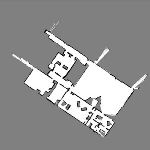
#> input picture Data/carpin_150.png, 150 x 150 px
$ python mapmerge.py
#> lines starting #> are read from the running program, lines starting #| are printed output that depends on the picture; after the words box and inside, x2 and y2 are one past the last pixel; in counts of white or black regions, pixels touching at a corner belong together
import cv2
import matplotlib.pyplot as plt
import numpy as np
import seaborn as sns

np.random.seed(42)

OUTSIDE = 3
UNKNOWN = 2
OCCUPIED = 1
UNOCCUPIED = 0

NEAREST = cv2.INTER_NEAREST

def threshold_img(img):
    """
    threshold image into 3 categories by pixel intensity
    assumes same convention as sample images from carpin et. al.
    >= 200 explored, unoccupied (0)
    <= 100 explored, occupied (1)
    100 < x < 200 unexplored (2)
    """
    img = np.asarray(img)  # ensure that it is in numpy format
    img = np.copy(img)
    img[img <= 100] = 1
    img[img >= 200] = 0
    img[img > 1] = 2
    return img

def augment_map(img, shift_limit=0.05, rotate_limit=30, fill=UNKNOWN):
    """
    apply set of random image augmentation to map image
    return augmented map, as well as parameters for augmentation
    """
    w, h = img.shape[0], img.shape[1]
    center = w/2, h/2
    angle = np.random.uniform(low=-rotate_limit, high=rotate_limit)
    # angle = 20  # HARD CODED FOR VISUALIZATION EXAMPLE
    M_rotation = cv2.getRotationMatrix2D(center=center, angle=angle, scale=1.0)
    rotated_img = cv2.warpAffine(src=img, M=M_rotation, dsize=(w, h), flags=NEAREST, borderMode=cv2.BORDER_CONSTANT, borderValue=fill)
    translation_x = np.random.uniform(low=-shift_limit*w, high=shift_limit*w)
    translation_y = np.random.uniform(low=-shift_limit*w, high=shift_limit*w)
    M_translation = np.float32([
        [1, 0, translation_x],
        [0, 1, translation_y]
    ])
    augmented_img = cv2.warpAffine(rotated_img, M_translation, dsize=(w,h), flags=NEAREST, borderMode=cv2.BORDER_CONSTANT, borderValue=fill)
    augment_parameters = {"translation_x":translation_x, "translation_y":translation_y, "angle":angle}
    return augmented_img, augment_parameters

def get_neighbors(img, frontier):
    """
    given a map and a set of coordinates
    return the neighboring set of coordinates
    """
    neighbors = []
    x, y = frontier
    if y-1 > 0 and x-1 > 0 and img[y-1, x-1] == UNKNOWN:
        neighbors.append((x-1, y-1))
    if y-1 > 0 and img[y-1, x] == UNKNOWN:
        neighbors.append((x, y-1))
    if y-1 > 0 and x+1 < img.shape[1] and img[y-1, x+1] == UNKNOWN:
        neighbors.append((x+1, y-1))
    if x-1 > 0 and img[y, x-1] == UNKNOWN:
        neighbors.append((x-1, y))
    if x+1 < img.shape[1] and img[y, x+1] == UNKNOWN:
        neighbors.append((x+1, y))
    if y+1 < img.shape[0] and x-1 > 0 and img[y+1, x-1] == UNKNOWN:
        neighbors.append((x-1, y+1))
    if y+1 < img.shape[0] and img[y+1, x] == UNKNOWN:
        neighbors.append((x, y+1))
    if y+1 < img.shape[0] and x+1 < img.shape[1] and img[y+1, x+1] == UNKNOWN:
        neighbors.append((x+1, y+1))
    return neighbors

def region_growing(img, gt_img, x, y, error_rate=0.05, timesteps=1):
    """
    explore from a starting coordinate, setting all non OUTDOOR tiles as explored
    will misclassify unoccupied pixels as occupied (and vice-versa) with given probability

    explore 1 cell per timestep

    ASSUMES IMG AND GT_IMG ARE ALIGNED (SAME ROTATION/TRANSLATION)

    returns the modified map image, and final frontiers.
    """
    explored_img = np.copy(img)
    toExplore = [(x, y)]
    seen = dict()
    newFrontiers = set()
    timer = 0
    # print("sum of img before region growing", np.sum(explored_img))
    while timer < timesteps and len(toExplore) > 0:
        curr = toExplore.pop()
        if curr in seen.keys(): # ensure we dont explore same node twice
            continue
        seen[curr] = True
        timer += 1
        gt_value = gt_img[curr[1], curr[0]]
        if np.random.uniform(0, 1) < error_rate:
            # flip on error
            gt_value = OCCUPIED if gt_value == UNOCCUPIED else UNOCCUPIED
        if gt_value == OUTSIDE:
            # don't explore outside the building
            continue
        explored_img[curr[1], curr[0]] = gt_value
        # append its neighbors to the new frontier list
        newFrontiers.update(get_neighbors(explored_img, curr))
        toExplore = newFrontiers
    toExplore = [f for f in set(toExplore) if f not in seen.keys()] # lazy removal of duplicates
    # print("sum of img after region growing", np.sum(explored_img))
    return explored_img, toExplore


def simulate_exploration(img, gt_img, x, y, neighborFlip=False, error_rate=0.05, timesteps=1):
    """
    simulates dfs search from initial start location, exploring n_timesteps cells
    marks unknown cells in path with corresponding value, with error rate

    neighborFlip indicates if we should reverse the list of our neighbors
    empirically this means a pair of drones will go in different directions (useful for initial visualization)

    returns the explored map
    """
    explored = np.copy(img)
    toExplore = [(x, y)]
    seen = dict()
    timer = 0
    # print("sum of img before exploration", np.sum(explored))
    while timer < timesteps and len(toExplore) > 0:
        curr = toExplore.pop(0)  # pop first index
        if curr in seen.keys(): # ensure we dont explore same node twice
            continue
        seen[curr] = True
        gt_value = gt_img[curr[1], curr[0]]
        if np.random.uniform(0, 1) < error_rate:
            # flip on error
            gt_value = OCCUPIED if gt_value == UNOCCUPIED else UNOCCUPIED
        if gt_value == OUTSIDE:
            # don't explore outside the building
            continue
        explored[curr[1], curr[0]] = gt_value
        neighbors = get_neighbors(explored, curr)
        if len(neighbors) > 0:
            if neighborFlip:
                toExplore.append(neighbors[0])
            else:
                toExplore.append(neighbors[-1])
        else:
            break
        timer += 1
    # print("sum of img after exploration", np.sum(explored))
    return explored

def show_maps(imgs, titles=""):
    """
    TODO show map with legend/titles
    """
    palette = np.array([[  0, 255,   0], # unoccupied = green
                    [  255,   0,   0],   # occupied = black
                    [0,   0,   0],   # unknown = black
                    [  0,   0, 255]])   # outside = blue

    rgbs = [palette[i] for i in imgs]
    rows = 1
    cols = len(imgs)
    axes=[]
    fig=plt.figure(figsize=(12, 10))

    for a in range(rows*cols):
        axes.append(fig.add_subplot(rows, cols, a+1) )
        subplot_title=(titles[a])
        axes[-1].set_title(subplot_title)
        plt.imshow(rgbs[a], cmap="gray")
    fig.tight_layout()
    plt.show()

if __name__ == "__main__":
    """
    EXAMPLE EXPERIMENT FOR MAP MERGING
    PROCESS:
        1. Take raw image of indoor environment from robotics dataset
        2. Preprocess image into an occupancy grid with elements that can be {0: unoccupied, 1: occupied, 2: unknown, 3: outside (out of bounds)}
        3. Create a copy of the occupancy grid, and mark all non-outside pixels as unknown
        4. Do a simple region-filling/exploration (bfs) from a start location, to simulate robots getting calibrated in the environment
        5. Simulate search in random directions from the original start region (different drones)
        6. Augment (rotate+translate, include scale later) the post-search maps of each robot, and keep track of inverse augmentation
        7. Attempt to merge augmented maps
        8. Apply inverse augmentation on maps to check final accuracy (intersection over union) of the merge
    Currently is very messy, sorry guys I will clean this up after finishing the MVP example for our paper proposal :)
    """
    test_path = "Data/carpin_150.png"
    ENTRY_COORD = (35, 85)

    # load/show original image
    img = cv2.imread(test_path, 0)
#> img is the input picture: shape (150, 150); min 0, max 255, mean 148.2
    # plt.imshow(img, cmap="gray")
    # plt.show()

    # theshold image into 3 values
    img_thresh = threshold_img(img)
#> in threshold_img, `img[img >= 200] = 0`:
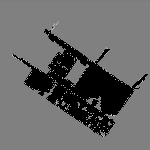
#> img: shape (150, 150); min 0, max 199, mean 102.3
    thresh = np.copy(img_thresh)

    # set unknowns as out of bounds (for our GT map)
    img_thresh[img_thresh == UNKNOWN] = OUTSIDE
    gt_map = np.copy(img_thresh)  # get copy of ground truth map

    # set all non-outside pixels to unknown (for prediction map)
    img_thresh[img_thresh != OUTSIDE] = UNKNOWN
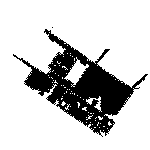
#> img_thresh: shape (150, 150); values 2 (black) and 3 (white), 79.6% white; 2 black regions (1 under 20 px), largest, box (x1, y1, x2, y2) and area: (13, 29, 148, 137) 4593
    initial = np.copy(img_thresh)

    # grow an initial region (explore) around entrance coordinate
    region_grown = np.copy(initial)
    region_grown, final_frontiers = region_growing(region_grown, gt_map, x=ENTRY_COORD[0], y=ENTRY_COORD[1], error_rate=0, timesteps=50)
#> the loop in region_growing, `while timer < timesteps and len(toExplore) > 0:` made 50 passes
#> (gt_value, x in get_neighbors, y in get_neighbors) on passes 2 to 13: (0, 36, 85), (0, 37, 84), (0, 38, 84), (0, 39, 85), (0, 40, 84), (0, 34, 86), (0, 37, 85), (0, 36, 83), (0, 37, 82), (0, 36, 86), (0, 41, 85), (0, 42, 84)
#> gt_value on pass 1: 0
#> after the loop in region_growing, `while timer < timesteps and len(toExplore) > 0:`:
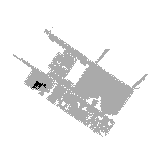
#> explored_img: shape (150, 150); 0.22% of pixels changed, all inside (x1, y1, x2, y2) = (31, 81, 46, 90); drawn with min black and max white
#> after the loop in region_growing, `while timer < timesteps and len(toExplore) > 0:`: newFrontiers = 62 items; seen = 50 items; timer = 50
#> in region_growing, `toExplore = [f for f in set(toExplore) if f not in seen.keys()]`: toExplore = 62 pairs, first value 30 to 46, second value 80 to 90
#> final_frontiers has the same summary as toExplore in region_growing

    # explore with 2 robots for simplicity
    start_locations = np.random.choice([i for i in range(len(final_frontiers))], size=2)
#> start_locations = [17, 25]
    start1, start2 = final_frontiers[start_locations[0]], final_frontiers[start_locations[1]]
#> start1 = (43, 82); start2 = (46, 87)
    robot1_map = np.copy(region_grown)
    robot1_map = simulate_exploration(robot1_map, gt_map, x=start1[0], y=start1[1], error_rate=0, timesteps=25)
#> the loop in simulate_exploration, `while timer < timesteps and len(toExplore) > 0:` made 25 passes
#> (gt_value, x in get_neighbors, y in get_neighbors, neighbors) on passes 2, 3, 4, 5, 6, 7, 9, 10, 11: (0, 44, 83, [(44, 82), (45, 82), (43, 83), (45, 83), (43, 84)]), (0, 43, 84, [(43, 83), (42, 85)]), (0, 42, 85, [(41, 86), (42, 86), (43, 86)]), (0, 43, 86, [(42, 86), (42, 87), (43, 87), (44, 87)]), (0, 44, 87, [(45, 86), (43, 87), (43, 88), (44, 88), (45, 88)]), (0, 45, 88, [(46, 87), (44, 88), (46, 88), (44, 89), (45, 89), (46, 89)]), (0, 47, 90, [(47, 89), (46, 90), (48, 90), (46, 91), (47, 91), (48, 91)]), (0, 48, 91, [(48, 90), (49, 90), (47, 91), (49, 91), (47, 92), (48, 92)]), (1, 48, 92, [(47, 91), (49, 91), (47, 92)])
#> after the loop in simulate_exploration, `while timer < timesteps and len(toExplore) > 0:`: explored: shape (150, 150); 0.11% of pixels changed, all inside (x1, y1, x2, y2) = (40, 82, 49, 96)
#> after the loop in simulate_exploration, `while timer < timesteps and len(toExplore) > 0:`: seen = 25 items; timer = 25; toExplore = [(42, 93)]
    robot2_map = np.copy(region_grown)
    robot2_map = simulate_exploration(robot2_map, gt_map, neighborFlip=True, x=start2[0], y=start2[1], error_rate=0, timesteps=25)
#> the loop in simulate_exploration (call 2), `while timer < timesteps and len(toExplore) > 0:` made 25 passes
#> (gt_value, x in get_neighbors, y in get_neighbors) on passes 6 to 17: (0, 44, 82), (0, 43, 81), (0, 42, 80), (0, 41, 79), (0, 40, 78), (0, 39, 77), (0, 38, 76), (0, 37, 75), (0, 36, 74), (0, 35, 73), (0, 34, 72), (0, 33, 71)
#> (gt_value, x in get_neighbors, y in get_neighbors, neighbors) on passes 2, 3, 4, 5, 18, 19: (0, 45, 86, [(46, 85), (46, 86), (44, 87)]), (0, 46, 85, [(46, 84), (47, 84), (47, 85), (46, 86), (47, 86)]), (0, 46, 84, [(45, 83), (46, 83), (47, 83), (47, 84), (47, 85)]), (0, 45, 83, [(44, 82), (45, 82), (46, 82), (44, 83), (46, 83)]), (1, 32, 70, [(32, 69), (33, 69), (33, 70), (31, 71), (32, 71)]), (1, 32, 69, [(31, 68), (32, 68), (33, 68), (33, 69), (33, 70)])
#> after the loop in simulate_exploration (call 2), `while timer < timesteps and len(toExplore) > 0:`: explored: shape (150, 150); 0.11% of pixels changed, all inside (x1, y1, x2, y2) = (27, 63, 47, 88)

    # we can check different paths of robots, to make sure they didnt do the same thing :)
    paths = 1.0 * (robot1_map == robot2_map)
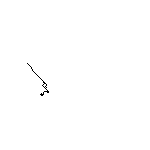
#> paths: shape (150, 150) float64; values 0 (black) and 1 (white), 99.8% white; black in thin lines or dots, all inside (x1, y1, x2, y2) = (27, 63, 49, 96)
    # plt.imshow(paths)
    # plt.show()

    # augment one of the maps, pad rotation with OUTSIDE rather than UNKNOWN
    robot2_map_aug, augmentation_parameters = augment_map(robot2_map, fill=OUTSIDE)
#> in augment_map, `rotated_img = cv2.warpAffine(src=img, M=M_rotation, dsize=(w, h), flag..`:
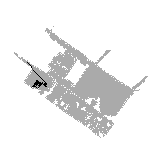
#> rotated_img: shape (150, 150); min 0, max 3, mean 2.79; drawn with min black and max white
#> in augment_map, `augmented_img = cv2.warpAffine(rotated_img, M_translation, dsize=(w,h)..`:
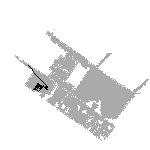
#> augmented_img: shape (150, 150); min 0, max 3, mean 2.79; drawn with min black and max white
#> augmentation_parameters = {'translation_x': 0.949, 'translation_y': 2.93, 'angle': -1.48}

    # visualize what we have done...
    show_maps([gt_map, initial, region_grown, robot1_map, robot2_map, robot2_map_aug],
                titles=["Ground Truth Map", "Initial Map (Unknown)", "After Calibration", "Drone 1 Exploration", "Drone 2 Exploration", "Drone 2 Exploration - Augmented"])
#> in show_maps, `rgbs = [palette[i] for i in imgs]`: rgbs = 6 items
#> in show_maps, `cols = len(imgs)`: cols = 6
#> after the loop in show_maps, `for a in range(rows*cols):`: axes = 6 items
#> in show_maps, `plt.show()`:
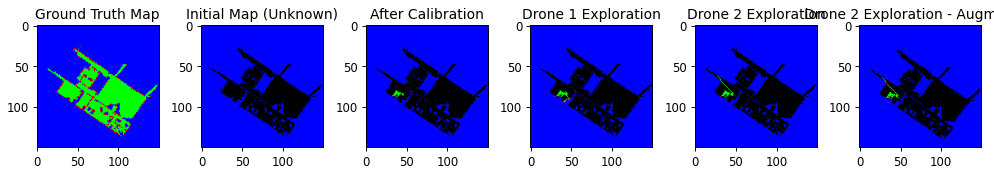
#> figure drawn by matplotlib, 6 panels
